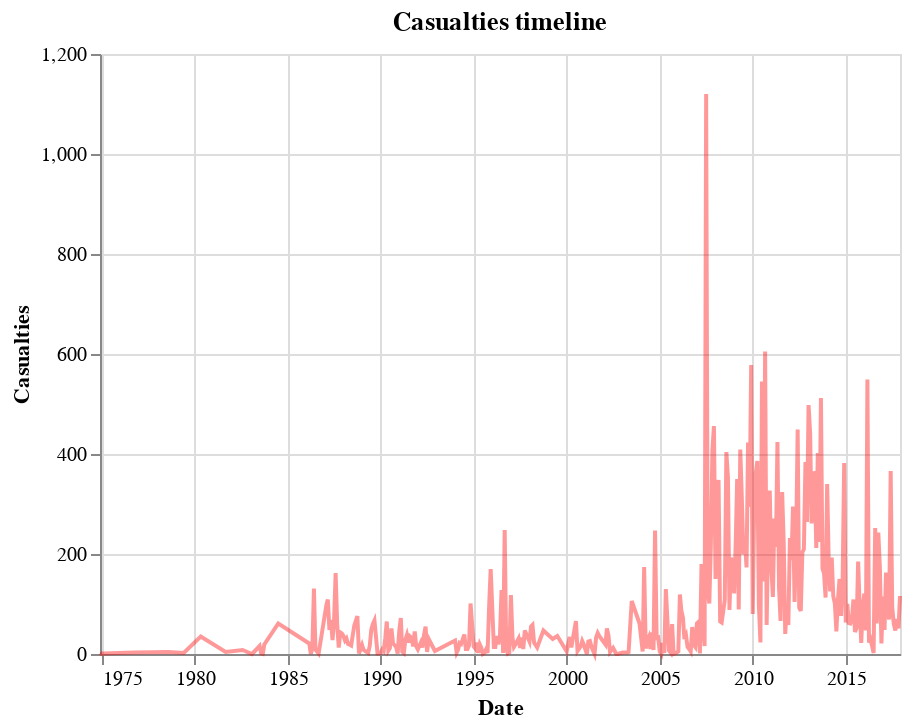

This figure's notebook cell:
### Code cell
alt.Chart(source).mark_line(color='red', opacity=.4).encode(
    alt.X('date:T', title="Date"),
    alt.Y('Casualties:Q'),
    tooltip=['Casualties', 'date']
).properties(
    title="Casualties timeline"
)

### Figure 1 — Vega-Lite specification as saved in the notebook (floating-point values rounded to 4 significant figures; data arrays with more than 128 entries replaced by an {"elided": "..."} marker saying what was removed)
{"$schema": "https://vega.github.io/schema/vega-lite/v4.8.1.json", "config": {"view": {"continuousHeight": 300, "continuousWidth": 400}}, "data": {"name": "data-d09e7f591e407fa58624c5f1fd1b5111"}, "datasets": {"data-d09e7f591e407fa58624c5f1fd1b5111": {"elided": "324 records"}}, "encoding": {"tooltip": [{"field": "Casualties", "type": "quantitative"}, {"field": "date", "type": "temporal"}], "x": {"field": "date", "title": "Date", "type": "temporal"}, "y": {"field": "Casualties", "type": "quantitative"}}, "mark": {"color": "red", "opacity": 0.4, "type": "line"}, "title": "Casualties timeline"}
